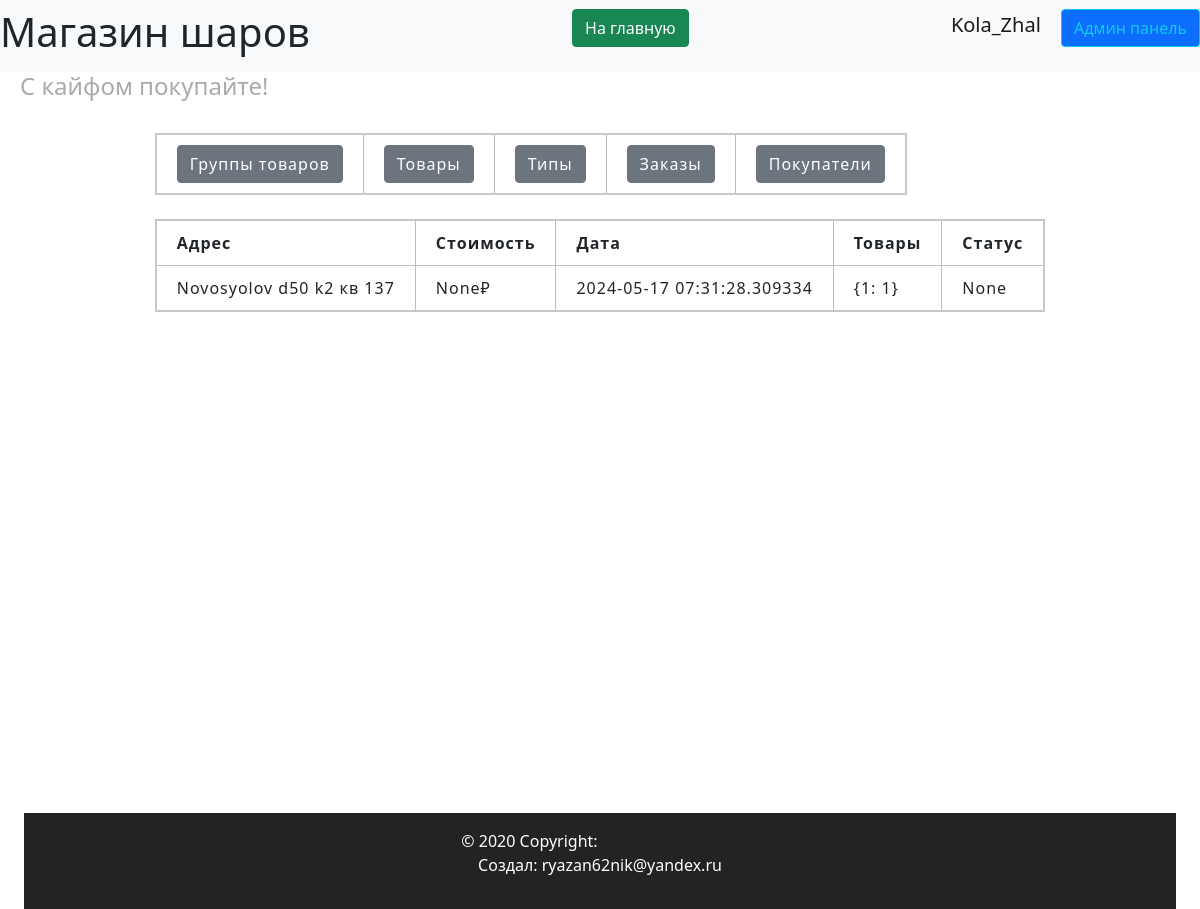
Page /admin/orders (signed in) on the earlier database version.
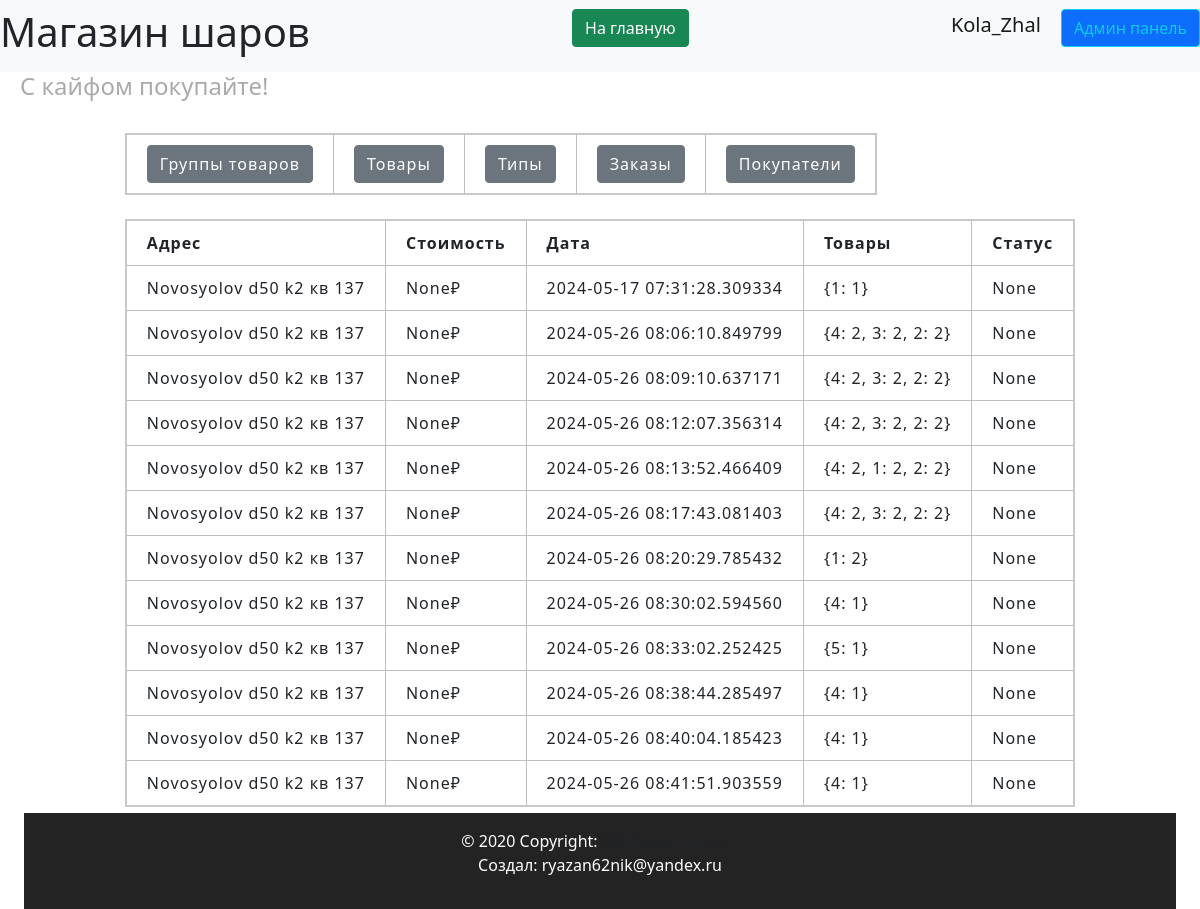
Same page on the later database version.
### data/users.py (models this page shows, shortened)
class User(SqlAlchemyBase, UserMixin, SerializerMixin):
    __tablename__ = 'users'
    id = sqlalchemy.Column(sqlalchemy.Integer,
                           primary_key=True, autoincrement=True)
    name = sqlalchemy.Column(sqlalchemy.String, nullable=True)
    tel = sqlalchemy.Column(sqlalchemy.String, nullable=True)
    email = sqlalchemy.Column(sqlalchemy.String,
                              index=True, unique=True, nullable=True)
    hashed_password = sqlalchemy.Column(sqlalchemy.String, nullable=True)
    created_date = sqlalchemy.Column(sqlalchemy.DateTime,
                                     default=datetime.datetime.now)
    basket = sqlalchemy.Column(sqlalchemy.String, default='{}')
    admin = sqlalchemy.Column(sqlalchemy.Boolean, default=False)
    tg_id = sqlalchemy.Column(sqlalchemy.String, nullable=True)
    confirmed = sqlalchemy.Column(sqlalchemy.Boolean, default=False)
    address = sqlalchemy.Column(sqlalchemy.String, nullable=True)
    orders = orm.relationship("Order", back_populates='user')

### data/orders.py (models this page shows)
class Order(SqlAlchemyBase):
    __tablename__ = 'orders'
    id = sqlalchemy.Column(sqlalchemy.Integer,
                           primary_key=True, autoincrement=True)
    address = sqlalchemy.Column(sqlalchemy.String, nullable=True)
    cost = sqlalchemy.Column(sqlalchemy.Integer, nullable=True)
    created_date = sqlalchemy.Column(sqlalchemy.DateTime,
                                     default=datetime.datetime.now)
    is_cost = sqlalchemy.Column(sqlalchemy.Boolean, default=False)
    content = sqlalchemy.Column(sqlalchemy.String)
    status = sqlalchemy.Column(sqlalchemy.String, nullable=True)
    data = sqlalchemy.Column(sqlalchemy.String, nullable=True)
    how_pay = sqlalchemy.Column(sqlalchemy.Integer, nullable=True)
    user_id = sqlalchemy.Column(sqlalchemy.Integer,
                                sqlalchemy.ForeignKey("users.id"))
    to_date = sqlalchemy.Column(sqlalchemy.DateTime,
                                nullable=True)
    user = orm.relationship('User')

### server.py (the view)
@app.route('/admin/orders', methods=['GET', 'POST'])
@login_required
def admin_orders():
    if current_user.admin:
        db_sess = db_session.create_session()
        orders = db_sess.query(Order).all()
        return render_template('pages/admin_orders.html', title='Админ панель',
                               orders=orders)

### data/db_session.py (called while the page is built)
def create_session() -> Session:
    global __factory
    return __factory()

### server.py (called while the page is built)
@login_manager.user_loader
def load_user(user_id):
    db_sess = db_session.create_session()
    return db_sess.query(User).get(user_id)

### templates/pages/admin_orders.html
{% extends "pages/base_admin.html" %}
{% block admincontent %}
<br>
<div>
    <table>
        <tr>
            <th>Адрес</th>
            <th>Стоимость</th>
            <th>Дата</th>
            <th>Товары</th>
            <th>Статус</th>
        </tr>
        {% for order in orders %}
        <tr>
            <td>{{ order.address }}</td>
            <td>{{ order.cost }}₽</td>
            <td>{{ order.created_date }}</td>
            <td>{{ order.content }}</td>
            <td>{{ order.status }}</td>
        </tr>
        {% endfor %}
    </table>
</div>
{% endblock %}

### templates/pages/base_admin.html
{% extends "base.html" %}
{% block content %}
<br>
<div>
    <table>
        <tr>
            <th><a href="/admin/productsgroups" class="btn btn-secondary">Группы товаров</a></th>
            <th><a href="/admin/products" class="btn btn-secondary">Товары</a></th>
            <th><a href="/admin/types" class="btn btn-secondary">Типы</a></th>
            <th><a href="/admin/orders" class="btn btn-secondary">Заказы</a></th>
            <th><a href="/admin/users" class="btn btn-secondary">Покупатели</a></th>
        </tr>
    </table>
</div>
<div>
    {% block admincontent %}{% endblock %}
</div>
{% endblock %}

### templates/base.html (shortened to what this page needs)
<!doctype html>
<html lang="ru">
<head>
    <link rel="stylesheet" href="{{ url_for('static', filename='css/bootstrap.min.css') }}">
    <link rel="stylesheet" href="{{ url_for('static', filename='css/header.css') }}">
    <link rel="stylesheet" href="{{ url_for('static', filename='css/footer.css') }}">
    <link rel="stylesheet" href="{{ url_for('static', filename='css/style.css') }}">
    <link rel="stylesheet" href="{{ url_for('static', filename='css/mystyle.css') }}">
</head>
<body>
{% include 'includes/header.html' %}
<div class="container">
    <main>
        {% block content %}
        {% endblock %}
    </main>
    {% include 'includes/footer.html' %}
</div>
</body>
</html>

### templates/includes/header.html
<header>
    <nav class="navbar navbar-light bg-light">
        <h1> Магазин шаров</h1>
        <p align="right">
            <a href="/index" class="btn btn-success"> На главную </a>
        </p>
        {% if current_user.is_authenticated %}
        <p align="right">
            <a class="navbar-brand" href="/logout">{{ current_user.name }}</a>
            {% if current_user.admin%}
            <a class="btn btn-primary btn btn-outline-info mr-2" href="/admin/products">Админ панель</a>
            {% endif %}
            {% else %}
        <p align="right">
            <a class="btn btn-primary " href="/register">Зарегистрироваться</a>
            <a class="btn btn-success" href="/login">Войти</a>
        </p>
        {% endif %}
    </nav>
    <h4 align="left">С кайфом покупайте!</h4>
</header>

### templates/includes/footer.html
<footer class="bg-body-tertiary text-center text-lg-start">
  <div class="text-center p-3">
    © 2020 Copyright:
    <a class="text-body" href="https://mdbootstrap.com/">MDBootstrap.com</a>
    <p>Создал: ryazan62nik@yandex.ru</p>
  </div>
</footer>

### static/css/header.css (style rules this page uses)
:root { --main-color: #0179FA; --second-color: white; }

### static/css/footer.css (style rules this page uses)
:root { --main-color: #111111; --second-color: white; }
footer { background-color: var(--main-color); }

### static/css/style.css (style rules this page uses)
:root { --main-color: #0179FA; --second-color: #ffffff; --thirdly_color: #629ee3; }
body { background-color: var(--second-color); }

### static/css/mystyle.css (style rules this page uses)
html { --firstly-color: white; --secondary-color: rgba(91, 82, 212, 0.837); --thirdly-color: rgb(99, 96, 105); --fourly-color: rgb(144, 182, 242); --black: rgb(35, 35, 35); --dark-blue: #12191D; --white: #FFFFFF; --green: #33FF00; --caribbean: #00E197; --light-green: #8EEF8C; --turquoise: #12EEFF; --pink: #F053D5; --red: #FE785A; --gray-900: #0C1114; --gray-700: #242A2C; --gray-650: #495257; --gray-600: #424B4F; --gray-500: #495257; --gray-300: #8D979E; --gray-200: #ACB4B9; --gray-150: #AEB6BB; --gray-100: #EEF1F3; --gray-50: #F6F8F9; }
h4 { padding-left: 20px; color: #aaaaaa; }
table { border-collapse: collapse; border: 2px solid rgb(200, 200, 200); letter-spacing: 1px; }
td, th { border: 1px solid rgb(190, 190, 190); padding: 10px 20px; }
footer { clear: both; padding: 0; background: var(--black); color: #FFFFFF; overflow: hidden; min-width: 100; }
.container { display: flex; flex-direction: column; min-height: 100vh; min-width: 98vw; justify-content: space-evenly; }
main { flex: 1; max-width: 98vw; justify-content: center; display: block; margin: 0 auto; text-align: left; }
body { margin: 0; padding: 0; text-align: center; }

Differences in the rows shown:
added Order: address "Novosyolov d50 k2 кв 137", cost "None", created_date "2024-05-26 08:06:10.849799", content "{4: 2, 3: 2, 2: 2}", status "None"
added Order: address "Novosyolov d50 k2 кв 137", cost "None", created_date "2024-05-26 08:09:10.637171", content "{4: 2, 3: 2, 2: 2}", status "None"
added Order: address "Novosyolov d50 k2 кв 137", cost "None", created_date "2024-05-26 08:12:07.356314", content "{4: 2, 3: 2, 2: 2}", status "None"
added Order: address "Novosyolov d50 k2 кв 137", cost "None", created_date "2024-05-26 08:13:52.466409", content "{4: 2, 1: 2, 2: 2}", status "None"
added Order: address "Novosyolov d50 k2 кв 137", cost "None", created_date "2024-05-26 08:17:43.081403", content "{4: 2, 3: 2, 2: 2}", status "None"
added Order: address "Novosyolov d50 k2 кв 137", cost "None", created_date "2024-05-26 08:20:29.785432", content "{1: 2}", status "None"
added Order: address "Novosyolov d50 k2 кв 137", cost "None", created_date "2024-05-26 08:30:02.594560", content "{4: 1}", status "None"
added Order: address "Novosyolov d50 k2 кв 137", cost "None", created_date "2024-05-26 08:33:02.252425", content "{5: 1}", status "None"
added Order: address "Novosyolov d50 k2 кв 137", cost "None", created_date "2024-05-26 08:38:44.285497", content "{4: 1}", status "None"
added Order: address "Novosyolov d50 k2 кв 137", cost "None", created_date "2024-05-26 08:40:04.185423", content "{4: 1}", status "None"
added Order: address "Novosyolov d50 k2 кв 137", cost "None", created_date "2024-05-26 08:41:51.903559", content "{4: 1}", status "None"
